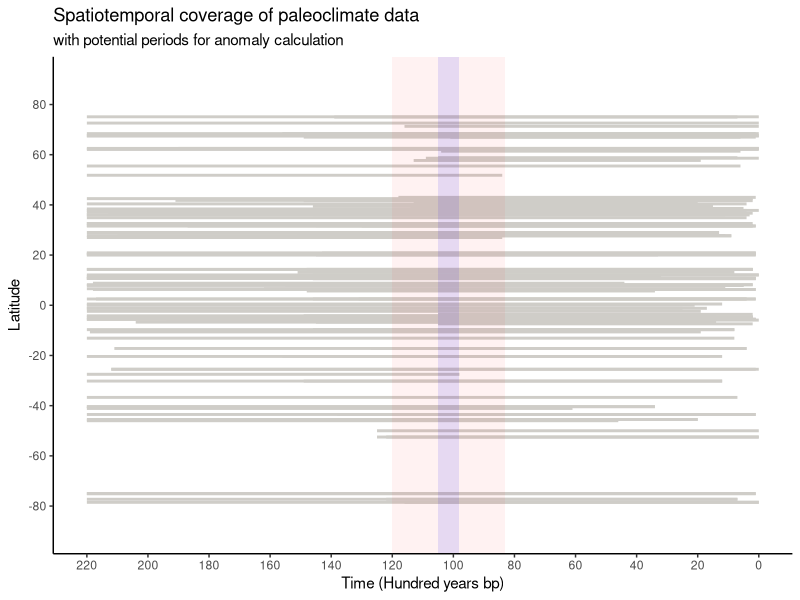

Write R code to recreate this figure.
library(readr)
library(ggplot2)

metadata <- read_csv("Anomaly_metadata_new.csv")
coverage <- data.frame(ID=metadata$ID, Lat=metadata$Latitude, Lon=metadata$Longitude)
for(i in 0:220){
  coverage$new <- NA
  for(j in 1:nrow(coverage)){
    lat <- coverage$Lat[j]
    if(is.na(metadata[j, i+13])){
      coverage$new[j] <- NA
    } else {
      coverage$new[j] <- lat
    }
  }
  colnames(coverage)[4+i] <- toString(i)
}

for (i in 4:224){
  k=153
  coverage[k,i]=i-4
}


output <- coverage
output <- output[,-1]
output <- output[,-1]
output <- output[,-1]

output<- as.data.frame(t(output))

anomaly_min <- data.frame(xmin = 98, xmax = 105, ymin = -Inf, ymax = Inf)
anomaly_max <- data.frame(xmin = 83, xmax = 120, ymin = -Inf, ymax = Inf)

plot <- ggplot()
for(i in 1:151){
  gg.data <- data.frame( Time=output[,153], Lat=output[,i])
  plot<- plot+
    geom_line(data=gg.data, aes(x=(0:220), y=Lat),size = 1, colour="#cfcdc8", alpha = 1) 
}

plot <- plot + scale_x_reverse(limits = c(220, 0),breaks = scales::pretty_breaks(n = 9)) +
  ggtitle("Spatiotemporal coverage of paleoclimate data", "with potential periods for anomaly calculation") +
  theme(panel.grid.major = element_blank(), panel.grid.minor = element_blank(),
        panel.background = element_blank(), axis.line = element_line(colour = "black"))+
  scale_y_continuous(name = expression("Latitude"), limits = c(-90,90), breaks = scales::pretty_breaks(n = 9))+
  labs(y = "Counts",
       x = "Time (Hundred years bp)",
       colour = "Parameter")+
  geom_rect(data=anomaly_min, aes(xmin=xmin, xmax=xmax, ymin=ymin, ymax=ymax), fill="blue", alpha=0.1, inherit.aes = FALSE)+
  geom_rect(data=anomaly_max, aes(xmin=xmin, xmax=xmax, ymin=ymin, ymax=ymax), fill="red", alpha=0.05, inherit.aes = FALSE)
print(plot)